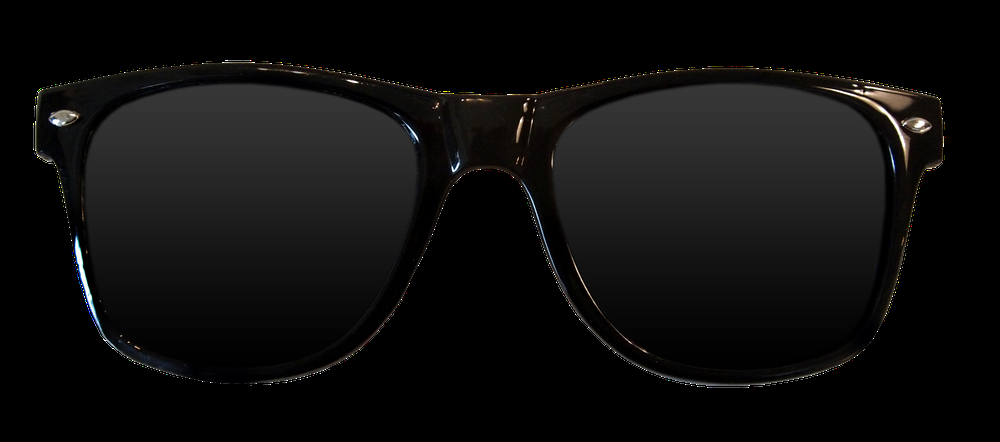
#> input picture 027 Instagram Filter/glasses.png, 1000 x 442 px, shrunk from 3381 x 1494 before the run, given in place of the camera
$ python 006_sobelFrame.py   (older library calls are emulated)
#> lines starting #> are read from the running program, lines starting #| are printed output that depends on the picture
'''
Created by LynxDigital
Please give credits for the code if used ^.^
YouTube: https://www.youtube.com/channel/UCJ7GIy9ArKLwxcLqw0j4e6w
Telegram: t.me/nikileeyyxx
______________________________
'''

import cv2

capture = cv2.VideoCapture(0)
#capture = cv2.VideoCapture("Road Clips/001.mp4")

while True:
    isSuccessful, frame = capture.read()
#> frame is the input picture: shape (442, 1000, 3); mean B, G, R 13.1, 13.5, 13.8

    if isSuccessful:

        grayFrame = cv2.cvtColor(frame, cv2.COLOR_BGR2GRAY)

        sobelFrameX = cv2.Sobel(grayFrame, cv2.CV_64F, 1, 0, ksize = 5)
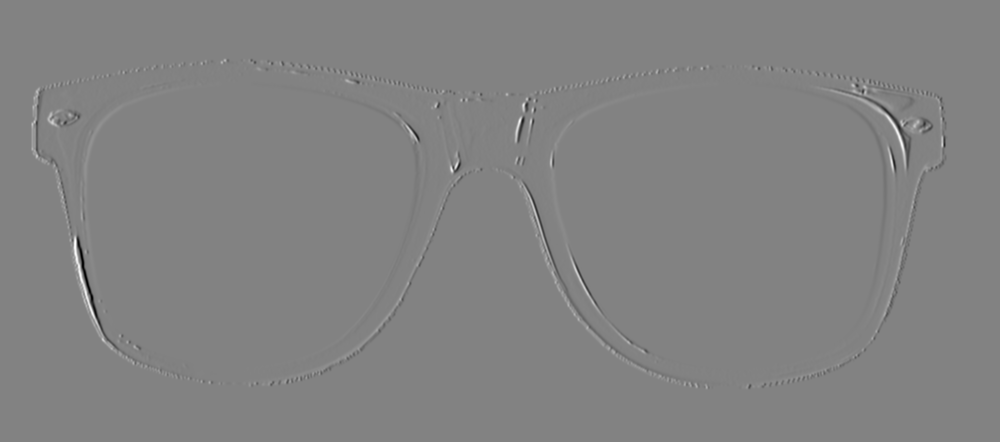
#> sobelFrameX: shape (442, 1000) float64; min -11952, max 11401, mean 0; drawn with min black and max white
        sobelFrameY = cv2.Sobel(grayFrame, cv2.CV_64F, 0, 1, ksize = 5)

        absGradientX = cv2.convertScaleAbs(sobelFrameX)
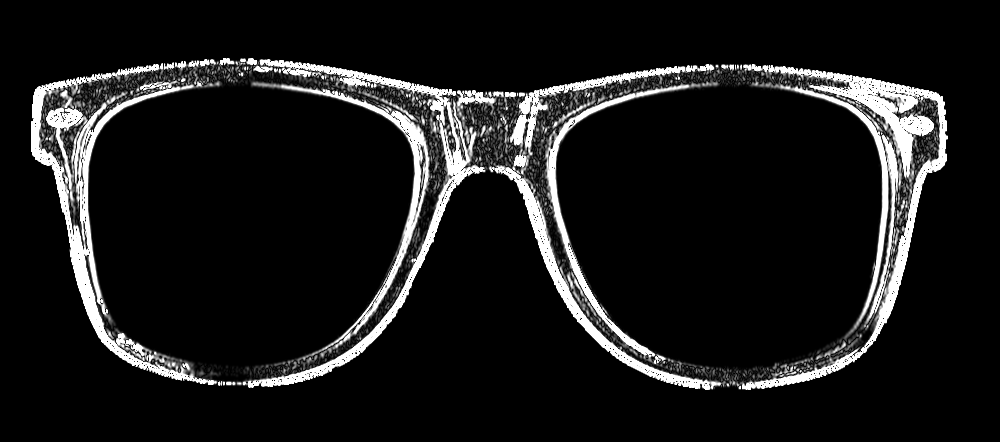
#> absGradientX: shape (442, 1000); min 0, max 255, mean 25.3
        absGradientY = cv2.convertScaleAbs(sobelFrameY)
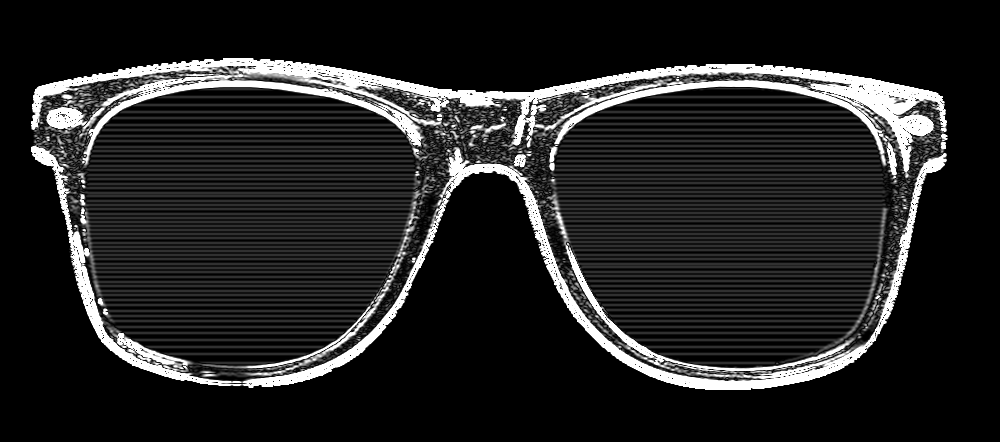
#> absGradientY: shape (442, 1000); min 0, max 255, mean 35.3

        combinedXY = cv2.addWeighted(absGradientX, 0.5, absGradientY, 0.5, 0)
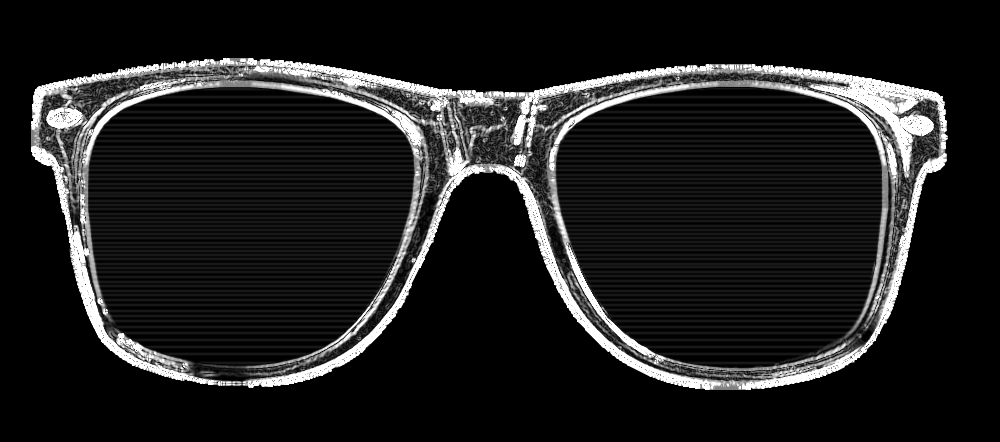
#> combinedXY: shape (442, 1000); min 0, max 255, mean 30.3

        cv2.imshow("Sobel Frame", combinedXY)

    else:
        break

    if cv2.waitKey(60) == ord('q'):
#> (key q is pressed here)
        break

capture.release()
cv2.destroyAllWindows()

$ run again, on 027 Instagram Filter/hat.png
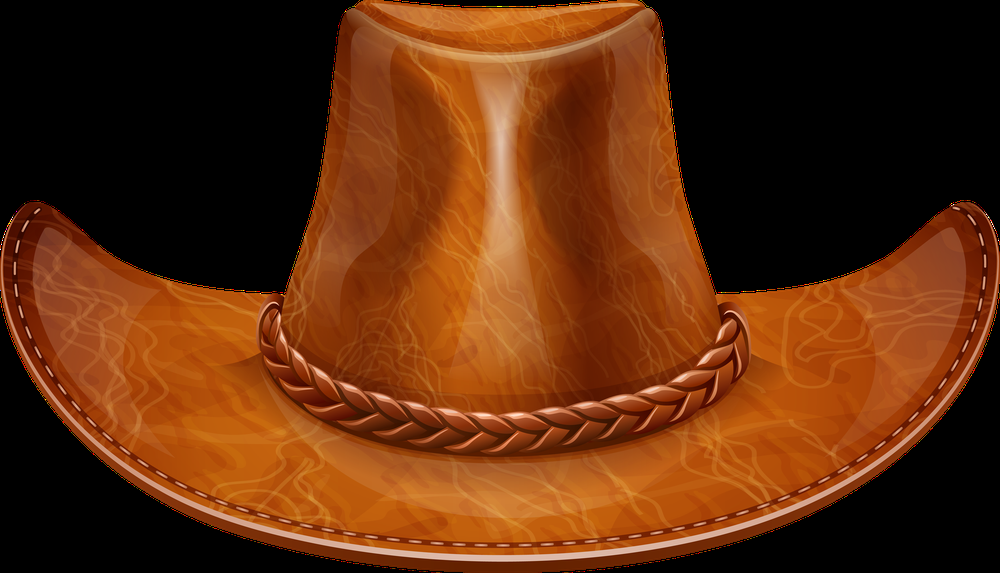
#> input picture 027 Instagram Filter/hat.png, 1000 x 573 px, shrunk from 3497 x 2004 before the run, given in place of the camera
#> frame is the input picture: shape (573, 1000, 3); mean B, G, R 13.2, 45, 95.2
#> `sobelFrameY = cv2.Sobel(grayFrame, cv2.CV_64F, 0, 1, ksize = 5)`:
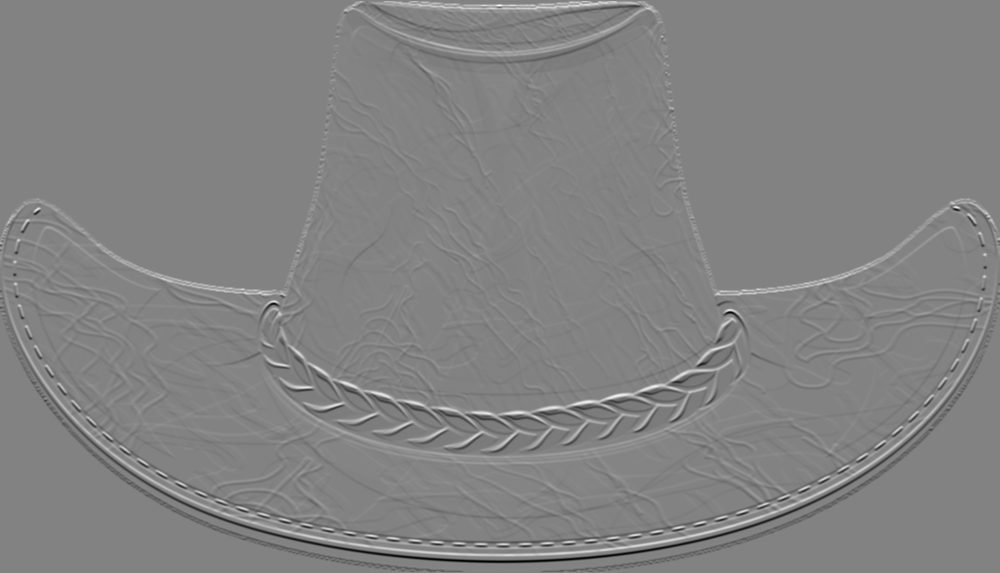
#> sobelFrameY: shape (573, 1000) float64; min -7638, max 7232, mean -0.3; drawn with min black and max white
#> `combinedXY = cv2.addWeighted(absGradientX, 0.5, absGradientY, 0.5, 0)`:
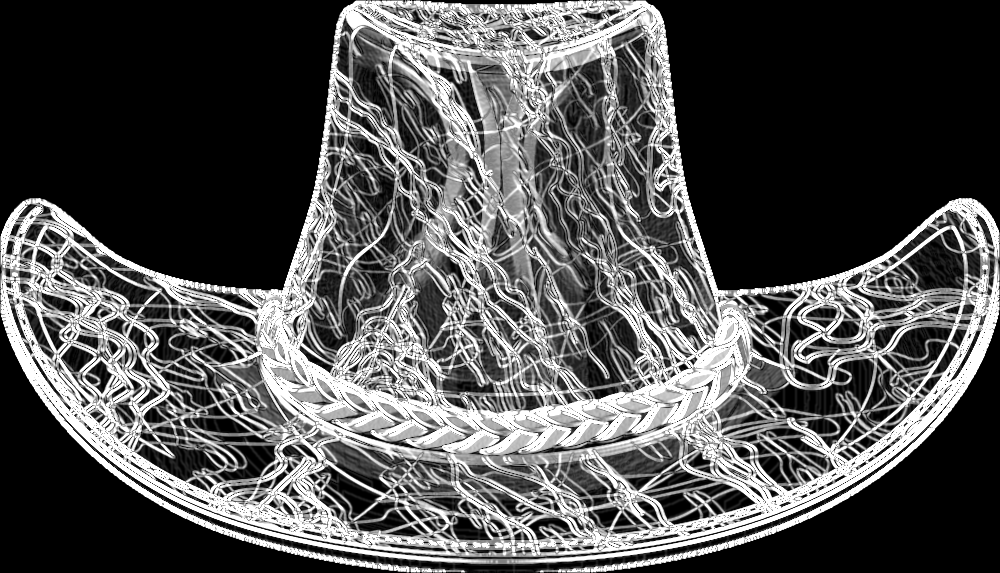
#> combinedXY: shape (573, 1000); min 0, max 255, mean 83.6
